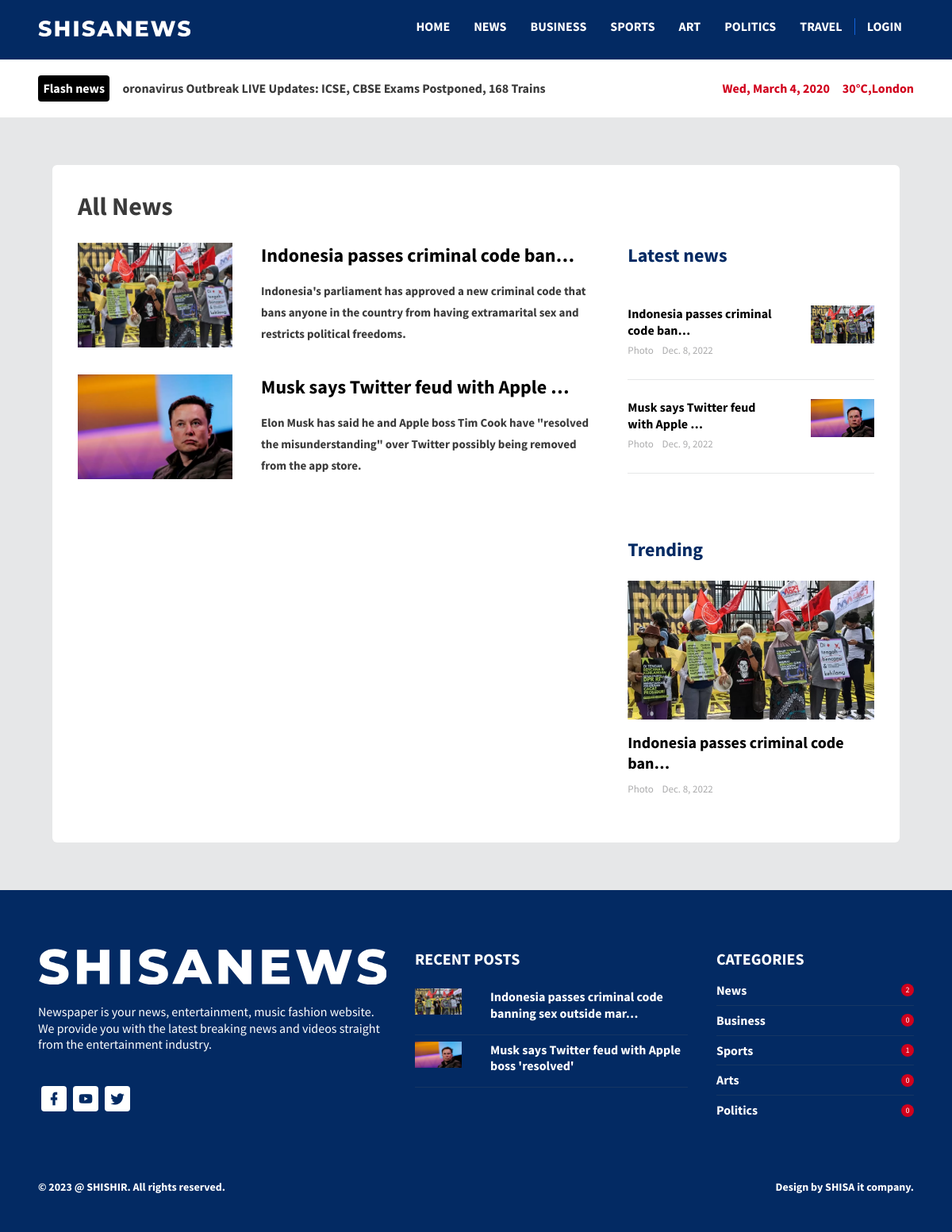
Page /news on the committed database.
### core/models.py (models this page shows, shortened)
class FlashNews(models.Model):
    flash_news = models.CharField(max_length=500, null=True, blank=True)
    profile = models.ForeignKey(Profile, on_delete=models.CASCADE)
    def __str__(self):
        return self.flash_news

class News(models.Model):
    title = models.CharField(max_length=150)
    description = RichTextField()
    thumbnails = models.ImageField(upload_to='thumbnails')
    date = models.DateField(auto_now=True)
    category = models.CharField(max_length=100)
    tags = models.CharField(max_length=100)
    globalnews = models.BooleanField(default=False)
    latestnews = models.BooleanField(default=False)
    trending = models.BooleanField(default=False)
    slug = AutoSlugField(populate_from='title',
                         unique=True, blank=True, null=True, default=None)
    profile = models.ForeignKey(Profile, on_delete=models.CASCADE)

### core/views.py (the view)
# urls.py: path('news', news, name="news"),
def news(request):
    is_logged_in = False
    if request.user.is_authenticated:
        is_logged_in = True
    flash_news = FlashNews.objects.all()
    news = News.objects.all().order_by("-id")
    recentpost = News.objects.all().order_by("-id")
    totalnews = News.objects.all().count()
    totalsport = News.objects.filter(category="SPORT").count()
    totalpolitics = News.objects.filter(category="POLITICS").count()
    totalbusiness = News.objects.filter(category="BUSINESS").count()
    totalarts = News.objects.filter(category="ARTS").count()
    context = {
        'is_logged_in': is_logged_in,
        'flash_news': flash_news,
        'news': news,
        'recentpost': recentpost,
        'totalnews': totalnews,
        'totalsport': totalsport,
        'totalpolitics': totalpolitics,
        'totalbusiness': totalbusiness,
        'totalarts': totalarts
    }
    return render(request, 'home/news.html', context)

### core/templates/home/news.html (shortened to what this page needs)
{% extends "base/base.html" %}
{% load static %}
{% block account %}
{% if is_logged_in == True %}
<li class="nav-item border_">
  <a href="/dashboard" class="nav-link">Dashboard</a>
</li>
<li class="nav-item">
  <a href="/login/logout">
    <img class="w-100 logout" src="https://cdn-icons-png.flaticon.com/512/25/25376.png" alt="">
  </a>
</li>
{% else %}
<li class="nav-item border_">
  <a href="/login" class="nav-link">login</a>
</li>
{% endif %}
{% endblock account %}
{% block recentpost %}
{% for recentpost in recentpost|slice:"5" %}
  <div class="row">
    <div class="col-sm-12">
      <div class="footer-border-bottom pb-2 pt-2">
        <div class="row">
          <div class="col-3">
            <img
              src="{{recentpost.thumbnails.url}}"
              alt="thumb"
              class="img-fluid"
            />
          </div>
          <div class="col-9">
            <a href="/news/singlenews/{{recentpost.slug}}" class="text-white">
            <h5 class="font-weight-600">
              {{recentpost.title|truncatechars:55}}
            </h5>
          </a>
          </div>
        </div>
      </div>
    </div>
  </div>
{% endfor %}
{% endblock recentpost %}
{% block categories %}
<div class="footer-border-bottom pb-2">
  <div class="d-flex justify-content-between align-items-center">
    <h5 class="mb-0 font-weight-600">News</h5>
    <div class="count">{{totalnews}}</div>
  </div>
</div>
<div class="footer-border-bottom pb-2 pt-2">
  <div class="d-flex justify-content-between align-items-center">
    <h5 class="mb-0 font-weight-600">Business</h5>
    <div class="count">{{totalbusiness}}</div>
  </div>
</div>
<div class="footer-border-bottom pb-2 pt-2">
  <div class="d-flex justify-content-between align-items-center">
    <h5 class="mb-0 font-weight-600">Sports</h5>
    <div class="count">{{totalsport}}</div>
  </div>
</div>
<div class="footer-border-bottom pb-2 pt-2">
  <div class="d-flex justify-content-between align-items-center">
    <h5 class="mb-0 font-weight-600">Arts</h5>
    <div class="count">{{totalarts}}</div>
  </div>
</div>
<div class="pt-2">
  <div class="d-flex justify-content-between align-items-center">
    <h5 class="mb-0 font-weight-600">Politics</h5>
    <div class="count">{{totalpolitics}}</div>
  </div>
</div>
{% endblock categories %}
{% block flashnews %}
{% for flash_news in flash_news %}
<span>{{flash_news}}</span>
{% endfor %}
{% endblock flashnews %}
{% block body %}
<div class="content-wrapper">
  <div class="container">
    <div class="col-sm-12">
      <div class="card" data-aos="fade-up">
        <div class="card-body">
          <div class="row">
            <div class="col-sm-12">
              <h1 class="font-weight-600 mb-4">
                All News
              </h1>
            </div>
          </div>
          <div class="row">
            <div class="col-lg-8">
              {% for news in news %}
              <div class="row">
                <div class="col-sm-4 grid-margin">
                  <div class="" style="height:100%;">
                    <img src="{{news.thumbnails.url}}" alt="banner" class="img-fluid thumb" />
                  </div>
                </div>
                <div class="col-sm-8 grid-margin">
                  <a href="/news/singlenews/{{news.slug}}" class="link_" style="color:black;">
                    <h2 class="font-weight-600 mb-2">
                      {{ news.title|truncatechars:35 }}
                    </h2>
                  </a>
                  <div class="description_">
                    <p class="fs-15">
                      {{news.description| safe}}
                    </p>
                  </div>
                </div>
              </div>
              {% endfor %}
            </div>
            <div class="col-lg-4">
              <h2 class="mb-4 text-primary font-weight-600">
                Latest news
              </h2>
              {% for news in news %}
              {% if news.latestnews == True %}
              <div class="row">
                <div class="col-sm-12">
                  <div class="border-bottom pb-4 pt-4">
                    <div class="row">
                      <div class="col-8 col-sm-8">
                        <a href="/news/singlenews/{{news.slug}}" class="link_" style="color:black;">
                          <h5 class="font-weight-600 mb-1">
                            {{ news.title|truncatechars:35 }}
                          </h5>
                        </a>
                        <p class="fs-13 text-muted mb-0">
                          <span class="mr-2">Photo </span>{{news.date}}
                        </p>
                      </div>
                      <div class="col-4 col-sm-4">
                        <div class="">
                          <img src="{{news.thumbnails.url}}" alt="banner" class="img-fluid h_" />
                        </div>
                      </div>
                    </div>
                  </div>
                </div>
              </div>
              {% endif %}
              {% endfor %}
              <div class="trending">
                <h2 class="mb-4 text-primary font-weight-600">
                  Trending
                </h2>
                {% for news in news %}
                {% if news.trending == True %}
                <div class="mb-4">
                  <div class="">
                    <img src="{{news.thumbnails.url}}" alt="banner" class="img-fluid" />
                  </div>
                  <a href="/news/singlenews/{{news.slug}}" class="link_" style="color:black;">
                    <h3 class="mt-3 font-weight-600">
                      {{ news.title|truncatechars:35 }}
                    </h3>
                  </a>
                  <p class="fs-13 text-muted mb-0">
                    <span class="mr-2">Photo </span>{{news.date}}
                  </p>
                </div>
                {% endif %}
                {% endfor %}
              </div>
            </div>
          </div>
        </div>
      </div>
    </div>
  </div>
</div>
{% endblock body %}

### static/assets/css/index.css (style rules this page uses)
li.nav-item.border_ { border-left: 1px solid #1264dc; }
img.img-fluid.thumb { height: 132px; object-fit: cover; width: 100%; }
img.h_ { height: 48px; }
.description_ { overflow: hidden; height: 95px; }

### rows in the picture
FlashNews: flash_news "oronavirus Outbreak LIVE Updates: ICSE, CBSE Exams Postponed, 168 Trains"
News: thumbnails (picture), title "Indonesia passes criminal code ban…", description "Indonesia's parliament has approved a new criminal code that bans anyone in the country from having extramarital sex and restricts political freedoms.", date "Dec. 8, 2022", title "Indonesia passes criminal code banning sex outside mar…"
News: thumbnails (picture), title "Musk says Twitter feud with Apple …", description "Elon Musk has said he and Apple boss Tim Cook have \"resolved the misunderstanding\" over Twitter possibly being removed from the app store.", date "Dec. 9, 2022", title "Musk says Twitter feud with Apple boss 'resolved'"

### other values in the picture
{{ totalnews }} "2"
{{ totalbusiness }} "0"
{{ totalsport }} "1"
{{ totalarts }} "0"
{{ totalpolitics }} "0"
